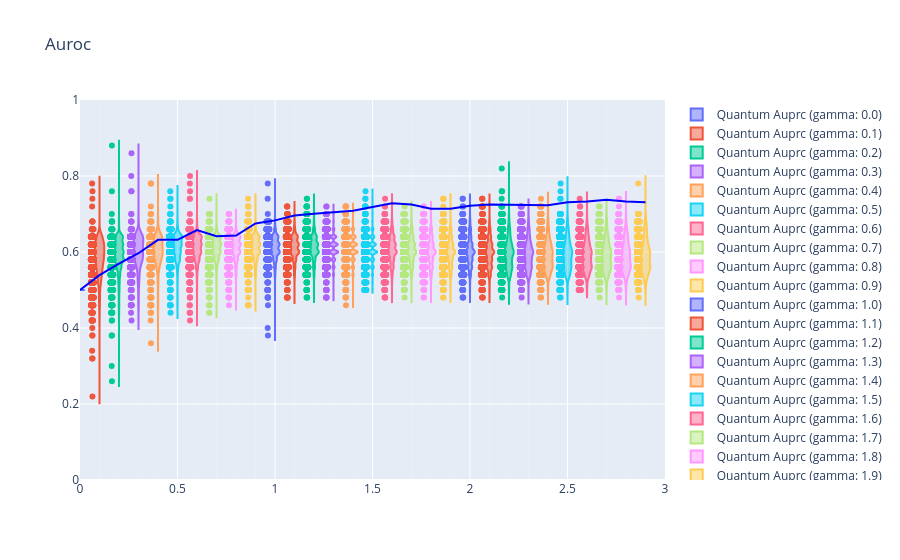

Source (notebook cell):
### Code cell
fig = go.Figure()

for i in range(30):
    gamma_val = gamma[i]

    fig.add_trace(
        go.Violin(
            x=[gamma_val] * len(Q_auroc_train_array[i]),  # 🔥 핵심
            y=Q_acc_train_array[i],
            points="all",
            name = f"Quantum Auprc (gamma: {gamma_val})"
        )
    )

fig.add_trace(
    go.Scatter(
        x = gamma,
        y = C_auroc_train_list,
        mode="lines",
        line_color = "blue",
        name = "Classical Auroc"
    )
)

fig.update_xaxes(
tickmode="linear",
dtick=0.5,          # 큰 눈금 간격
tick0=0
)

fig.update_xaxes(
    tickmode="linear",
    dtick=0.5,  # 큰 눈금

    minor=dict(
        tickmode="linear",
        dtick=0.1,   # 작은 눈금
        showgrid=True
    )
)

fig.update_xaxes(
    tickmode="linear",
    dtick=0.5,
    showgrid=True,
    gridwidth=1,

    minor=dict(
        tickmode="linear",
        dtick=0.1,
        showgrid=True,
        gridwidth=0.5
    )
)

fig.update_layout(title_text="Auroc")
fig.update_xaxes(range=[0, 3])
fig.update_yaxes(range=[0, 1])

fig.show()

### Figure 1 — Plotly figure (JSON) as saved in the notebook; plotly's stock layout.template omitted (floating-point values rounded to 4 significant figures; data arrays with more than 128 entries replaced by an {"elided": "..."} marker saying what was removed)
{"data": [{"name": "Quantum Auprc (gamma: 0.0)", "points": "all", "type": "violin", "x": {"elided": "206 int values"}, "y": {"elided": "206 float values"}}, {"name": "Quantum Auprc (gamma: 0.1)", "points": "all", "type": "violin", "x": {"elided": "1896 float values"}, "y": {"elided": "1896 float values"}}, {"name": "Quantum Auprc (gamma: 0.2)", "points": "all", "type": "violin", "x": {"elided": "1152 float values"}, "y": {"elided": "1152 float values"}}, {"name": "Quantum Auprc (gamma: 0.3)", "points": "all", "type": "violin", "x": {"elided": "652 float values"}, "y": {"elided": "652 float values"}}, {"name": "Quantum Auprc (gamma: 0.4)", "points": "all", "type": "violin", "x": {"elided": "801 float values"}, "y": {"elided": "801 float values"}}, {"name": "Quantum Auprc (gamma: 0.5)", "points": "all", "type": "violin", "x": {"elided": "796 float values"}, "y": {"elided": "796 float values"}}, {"name": "Quantum Auprc (gamma: 0.6)", "points": "all", "type": "violin", "x": {"elided": "1022 float values"}, "y": {"elided": "1022 float values"}}, {"name": "Quantum Auprc (gamma: 0.7)", "points": "all", "type": "violin", "x": {"elided": "1620 float values"}, "y": {"elided": "1620 float values"}}, {"name": "Quantum Auprc (gamma: 0.8)", "points": "all", "type": "violin", "x": {"elided": "1797 float values"}, "y": {"elided": "1797 float values"}}, {"name": "Quantum Auprc (gamma: 0.9)", "points": "all", "type": "violin", "x": {"elided": "1589 float values"}, "y": {"elided": "1589 float values"}}, {"name": "Quantum Auprc (gamma: 1.0)", "points": "all", "type": "violin", "x": {"elided": "1804 int values"}, "y": {"elided": "1804 float values"}}, {"name": "Quantum Auprc (gamma: 1.1)", "points": "all", "type": "violin", "x": {"elided": "1725 float values"}, "y": {"elided": "1725 float values"}}, {"name": "Quantum Auprc (gamma: 1.2)", "points": "all", "type": "violin", "x": {"elided": "1676 float values"}, "y": {"elided": "1676 float values"}}, {"name": "Quantum Auprc (gamma: 1.3)", "points": "all", "type": "violin", "x": {"elided": "1568 float values"}, "y": {"elided": "1568 float values"}}, {"name": "Quantum Auprc (gamma: 1.4)", "points": "all", "type": "violin", "x": {"elided": "1528 float values"}, "y": {"elided": "1528 float values"}}, {"name": "Quantum Auprc (gamma: 1.5)", "points": "all", "type": "violin", "x": {"elided": "1465 float values"}, "y": {"elided": "1465 float values"}}, {"name": "Quantum Auprc (gamma: 1.6)", "points": "all", "type": "violin", "x": {"elided": "1501 float values"}, "y": {"elided": "1501 float values"}}, {"name": "Quantum Auprc (gamma: 1.7)", "points": "all", "type": "violin", "x": {"elided": "1501 float values"}, "y": {"elided": "1501 float values"}}, {"name": "Quantum Auprc (gamma: 1.8)", "points": "all", "type": "violin", "x": {"elided": "1594 float values"}, "y": {"elided": "1594 float values"}}, {"name": "Quantum Auprc (gamma: 1.9)", "points": "all", "type": "violin", "x": {"elided": "1647 float values"}, "y": {"elided": "1647 float values"}}, {"name": "Quantum Auprc (gamma: 2.0)", "points": "all", "type": "violin", "x": {"elided": "1716 int values"}, "y": {"elided": "1716 float values"}}, {"name": "Quantum Auprc (gamma: 2.1)", "points": "all", "type": "violin", "x": {"elided": "1698 float values"}, "y": {"elided": "1698 float values"}}, {"name": "Quantum Auprc (gamma: 2.2)", "points": "all", "type": "violin", "x": {"elided": "1716 float values"}, "y": {"elided": "1716 float values"}}, {"name": "Quantum Auprc (gamma: 2.3)", "points": "all", "type": "violin", "x": {"elided": "1656 float values"}, "y": {"elided": "1656 float values"}}, {"name": "Quantum Auprc (gamma: 2.4)", "points": "all", "type": "violin", "x": {"elided": "1538 float values"}, "y": {"elided": "1538 float values"}}, {"name": "Quantum Auprc (gamma: 2.5)", "points": "all", "type": "violin", "x": {"elided": "1396 float values"}, "y": {"elided": "1396 float values"}}, {"name": "Quantum Auprc (gamma: 2.6)", "points": "all", "type": "violin", "x": {"elided": "1282 float values"}, "y": {"elided": "1282 float values"}}, {"name": "Quantum Auprc (gamma: 2.7)", "points": "all", "type": "violin", "x": {"elided": "1195 float values"}, "y": {"elided": "1195 float values"}}, {"name": "Quantum Auprc (gamma: 2.8)", "points": "all", "type": "violin", "x": {"elided": "1057 float values"}, "y": {"elided": "1057 float values"}}, {"name": "Quantum Auprc (gamma: 2.9)", "points": "all", "type": "violin", "x": {"elided": "918 float values"}, "y": {"elided": "918 float values"}}, {"line": {"color": "blue"}, "mode": "lines", "name": "Classical Auroc", "type": "scatter", "x": [0.0, 0.1, 0.2, 0.3, 0.4, 0.5, 0.6, 0.7, 0.8, 0.9, 1.0, 1.1, 1.2, 1.3, 1.4, 1.5, 1.6, 1.7, 1.8, 1.9, 2.0, 2.1, 2.2, 2.3, 2.4, 2.5, 2.6, 2.7, 2.8, 2.9], "y": [0.5, 0.5392, 0.5696, 0.5968, 0.632, 0.632, 0.6576, 0.6416, 0.6432, 0.6752, 0.6832, 0.696, 0.7008, 0.7056, 0.7088, 0.7184, 0.728, 0.7248, 0.7136, 0.7136, 0.7216, 0.7248, 0.7248, 0.7232, 0.7232, 0.7312, 0.7328, 0.7376, 0.7328, 0.7312]}], "layout": {"title": {"text": "Auroc"}, "xaxis": {"dtick": 0.5, "gridwidth": 1, "minor": {"dtick": 0.1, "gridwidth": 0.5, "showgrid": true, "tickmode": "linear"}, "range": [0, 3], "showgrid": true, "tick0": 0, "tickmode": "linear"}, "yaxis": {"range": [0, 1]}}}
